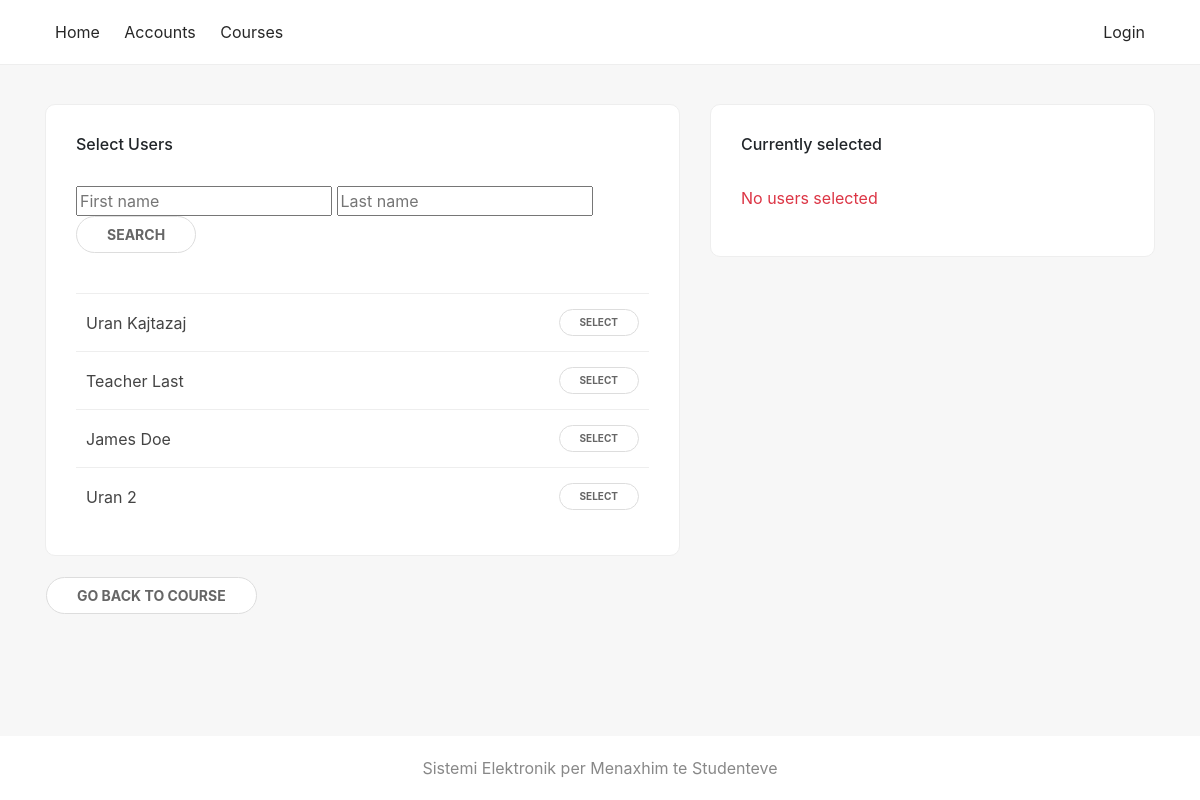
The app's page /course/5/teacher/edit/, older data.
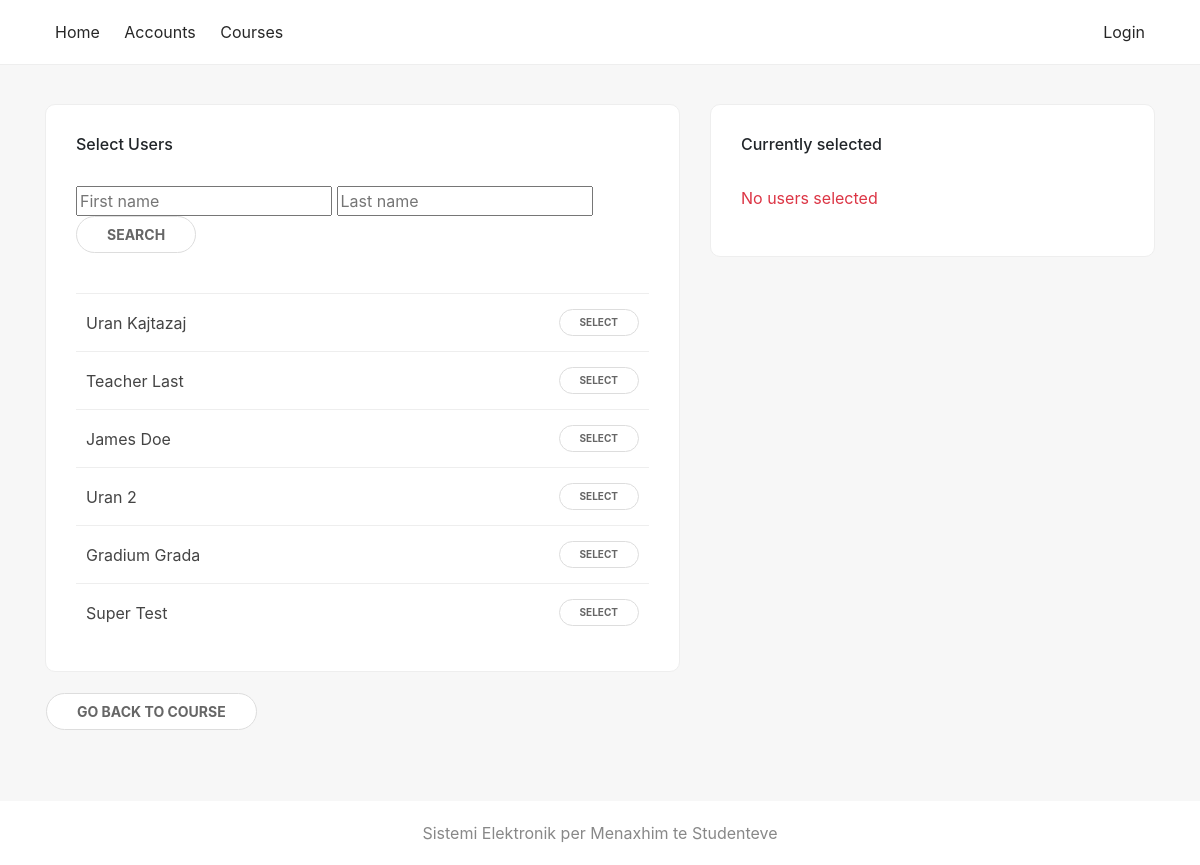
The same page, newer data.
### sems/models.py (models this page shows, shortened)
class Student(models.Model):
    user = models.OneToOneField(User, on_delete=models.CASCADE, null=True)
    first_name = models.CharField(max_length=100, null=True)
    last_name = models.CharField(max_length=100, null=True)
    picture = models.ImageField(null=True, blank=True, default='no-img.png')
    website = models.URLField(max_length=100, null=True, blank=True)
    email = models.EmailField(max_length=100, null=True)
    program = models.ForeignKey(Program, on_delete=models.SET_NULL, null=True)
    country = models.ForeignKey(State, on_delete=models.SET_NULL, null=True)
    city = models.CharField(max_length=100, null=True)
    course = models.ManyToManyField(Course, related_name='course')
    course_teacher = models.ManyToManyField(Course, related_name='course_teacher')

### sems/views.py (the view)
# urls.py: path('course/<int:course_id>/teacher/edit/', views.select_teacher, name='add_teacher'),
def select_teacher(request, course_id):
    students = Student.objects.all()
    curr_teachers = Student.objects.filter(course_teacher__in=[Course.objects.get(pk=course_id)])
    print(curr_teachers)
    if request.method == 'GET':
        first_name = request.GET.get('first_name', '')
        last_name = request.GET.get('last_name', '')
        students = Student.objects.filter(first_name__contains=first_name, last_name__contains=last_name).exclude(course_teacher__in=[Course.objects.get(pk=course_id)])
    paginator = Paginator(students, 15)
    page = request.GET.get('page')
    students = paginator.get_page(page)
    return render (
        request, 'select_teacher.html', {'students': students, 'course_id': course_id, 'teachers': curr_teachers},
    )

### sems/templates/select_teacher.html (shortened to what this page needs)
{% extends 'base_generic.html' %}
{% block content %}
<div class="container">
    <div class="row">
        <div class="col-md-7 col-xs-12">
            <div class="card-box">
                <h6>Select Users</h6><br/>
                <form method="get">
                    <input type="text" name="first_name" placeholder="First name">
                    <input type="text" name="last_name" placeholder="Last name">
                    <button type="submit" class="btn btn-primary">Search</button>
                </form>
                <br>
                {% if students %}
                <table>
                    <tbody>
                    {% for student in students %}
                        <tr>
                            <td>
                                {{ student.first_name }} {{ student.last_name }}<br/>
                            </td>
                            <td class="text-right"><small><a class="btn btn-sm btn-third" href="{% url 'confirm_teacher' course_id=course_id student_id=student.pk %}">Select</a></small></td>
                        </tr>
                    {% endfor %}
                    </tbody>
                </table>
                {% else %}
                <p class="text-danger">No Users Available</p>
                {% endif %}
            </div>
            <div class="empty-box">
                <a class="btn btn-primary" href="{% url 'course_detail' pk=course_id %}">Go back to course</a>
            </div>
        </div>
        <div class="col-md-5 col-xs-12">
            <div class="card-box">
                <h6>Currently selected</h6><br/>
                {% if teachers %}
                <table>
                    <tbody>
                    {% for teacher in teachers %}
                        <tr>
                            <td>
                                {{ teacher.first_name }} {{ teacher.last_name }}<br/>
                            </td>
                            <td class="text-right">
                                <span class="with-popup">
                                    <div class="popup p-delete">
                                        <p>Are you sure you want to remove this teacher?</p>
                                        <a href="{% url 'delete_teacher' course_id=course_id student_id=teacher.pk %}">Remove</a>
                                    </div><small><a class="btn btn-sm btn-third text-danger">Remove</a></small>
                                </span>
                            </td>
                        </tr>
                    {% endfor %}
                    </tbody>
                </table>
                {% else %}
                <p class="text-danger">No users selected</p>
                {% endif %}
            </div>
        </div>
    </div>
</div>
{% endblock %}

Row changes from the older to the newer data that the page shows:
added Student: first_name "Gradium", last_name "Grada"
added Student: first_name "Super", last_name "Test"
